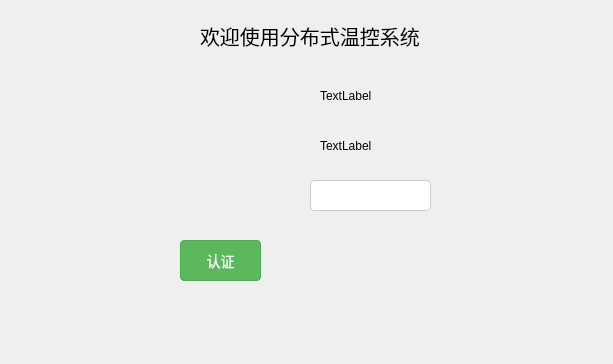
<?xml version="1.0" encoding="UTF-8"?>
<ui version="4.0">
 <class>login</class>
 <widget class="QDialog" name="login">
  <property name="geometry">
   <rect>
    <x>0</x>
    <y>0</y>
    <width>613</width>
    <height>364</height>
   </rect>
  </property>
  <property name="windowTitle">
   <string>Dialog</string>
  </property>
  <widget class="QLabel" name="label_2">
   <property name="geometry">
    <rect>
     <x>180</x>
     <y>130</y>
     <width>32</width>
     <height>32</height>
    </rect>
   </property>
   <property name="minimumSize">
    <size>
     <width>32</width>
     <height>32</height>
    </size>
   </property>
   <property name="maximumSize">
    <size>
     <width>32</width>
     <height>32</height>
    </size>
   </property>
   <property name="text">
    <string/>
   </property>
   <property name="pixmap">
    <pixmap>../build-air_condition_v2-Desktop_Qt_5_6_1_MSVC2013_64bit_qt_56_w-Debug/picture/room.png</pixmap>
   </property>
  </widget>
  <widget class="QLabel" name="label_3">
   <property name="geometry">
    <rect>
     <x>180</x>
     <y>170</y>
     <width>48</width>
     <height>48</height>
    </rect>
   </property>
   <property name="minimumSize">
    <size>
     <width>48</width>
     <height>48</height>
    </size>
   </property>
   <property name="maximumSize">
    <size>
     <width>48</width>
     <height>48</height>
    </size>
   </property>
   <property name="toolTip">
    <string extracomment="ID number"/>
   </property>
   <property name="toolTipDuration">
    <number>2000</number>
   </property>
   <property name="statusTip">
    <string extracomment="id"/>
   </property>
   <property name="text">
    <string/>
   </property>
   <property name="pixmap">
    <pixmap>../build-air_condition_v2-Desktop_Qt_5_6_1_MSVC2013_64bit_qt_56_w-Debug/picture/id.png</pixmap>
   </property>
  </widget>
  <widget class="QLabel" name="ltmp">
   <property name="geometry">
    <rect>
     <x>320</x>
     <y>90</y>
     <width>54</width>
     <height>12</height>
    </rect>
   </property>
   <property name="text">
    <string>TextLabel</string>
   </property>
  </widget>
  <widget class="QLabel" name="lroom">
   <property name="geometry">
    <rect>
     <x>320</x>
     <y>140</y>
     <width>54</width>
     <height>12</height>
    </rect>
   </property>
   <property name="text">
    <string>TextLabel</string>
   </property>
  </widget>
  <widget class="QPushButton" name="loginz">
   <property name="geometry">
    <rect>
     <x>180</x>
     <y>240</y>
     <width>81</width>
     <height>41</height>
    </rect>
   </property>
   <property name="cursor">
    <cursorShape>PointingHandCursor</cursorShape>
   </property>
   <property name="styleSheet">
    <string notr="true">QPushButton{
display: inline-block;
  padding: 6px 12px;
  margin-bottom: 0;
  font-size: 14px;
  font-weight: normal;
  line-height: 1.42857143;
  text-align: center;
  white-space: nowrap;
  vertical-align: middle;
  -ms-touch-action: manipulation;
      touch-action: manipulation;
  -webkit-user-select: none;
     -moz-user-select: none;
      -ms-user-select: none;
          user-select: none;
  background-image: none;
  border: 1px solid transparent;
  border-radius: 4px;
}

.focus {
  color: #fff;
  background-color: #449d44;
  border-color: #255625;
}

#loginz:hover{color: #fff;
  background-color: #449d44;
  border-color: #398439;
cursor: pointer;
}

#loginz{color:#fff;background-color:#5cb85c;border-color:#4cae4c}</string>
   </property>
   <property name="text">
    <string>认证</string>
   </property>
  </widget>
  <widget class="QLineEdit" name="pwdLineEdit">
   <property name="geometry">
    <rect>
     <x>310</x>
     <y>180</y>
     <width>121</width>
     <height>31</height>
    </rect>
   </property>
   <property name="styleSheet">
    <string notr="true">QLineEdit{
  display: block;
  width: 100%;
  height: 34px;
  padding: 6px 12px;
  font-size: 14px;
  line-height: 1.42857143;
  color: #555;
  background-color: #fff;
  background-image: none;
  border: 1px solid #ccc;
  border-radius: 4px;
  -webkit-box-shadow: inset 0 1px 1px rgba(0, 0, 0, .075);
          box-shadow: inset 0 1px 1px rgba(0, 0, 0, .075);
  -webkit-transition: border-color ease-in-out .15s, -webkit-box-shadow ease-in-out .15s;
       -o-transition: border-color ease-in-out .15s, box-shadow ease-in-out .15s;
          transition: border-color ease-in-out .15s, box-shadow ease-in-out .15s;
}

:focus {
  border-color: #66afe9;
  outline: 0;
  -webkit-box-shadow: inset 0 1px 1px rgba(0,0,0,.075), 0 0 8px rgba(102, 175, 233, .6);
          box-shadow: inset 0 1px 1px rgba(0,0,0,.075), 0 0 8px rgba(102, 175, 233, .6);
}</string>
   </property>
  </widget>
  <widget class="QLabel" name="label_4">
   <property name="geometry">
    <rect>
     <x>200</x>
     <y>20</y>
     <width>251</width>
     <height>31</height>
    </rect>
   </property>
   <property name="styleSheet">
    <string notr="true">font-family:'microsoft yahei';
font:20px;</string>
   </property>
   <property name="text">
    <string>欢迎使用分布式温控系统</string>
   </property>
  </widget>
  <widget class="QLabel" name="label">
   <property name="geometry">
    <rect>
     <x>180</x>
     <y>80</y>
     <width>32</width>
     <height>32</height>
    </rect>
   </property>
   <property name="minimumSize">
    <size>
     <width>32</width>
     <height>32</height>
    </size>
   </property>
   <property name="maximumSize">
    <size>
     <width>32</width>
     <height>32</height>
    </size>
   </property>
   <property name="text">
    <string/>
   </property>
   <property name="pixmap">
    <pixmap>../build-air_condition_v2-Desktop_Qt_5_6_1_MSVC2013_64bit_qt_56_w-Debug/picture/tmp2.png</pixmap>
   </property>
  </widget>
 </widget>
 <resources/>
 <connections>
  <connection>
   <sender>loginz</sender>
   <signal>clicked()</signal>
   <receiver>login</receiver>
   <slot>accept()</slot>
   <hints>
    <hint type="sourcelabel">
     <x>147</x>
     <y>251</y>
    </hint>
    <hint type="destinationlabel">
     <x>304</x>
     <y>178</y>
    </hint>
   </hints>
  </connection>
 </connections>
</ui>
